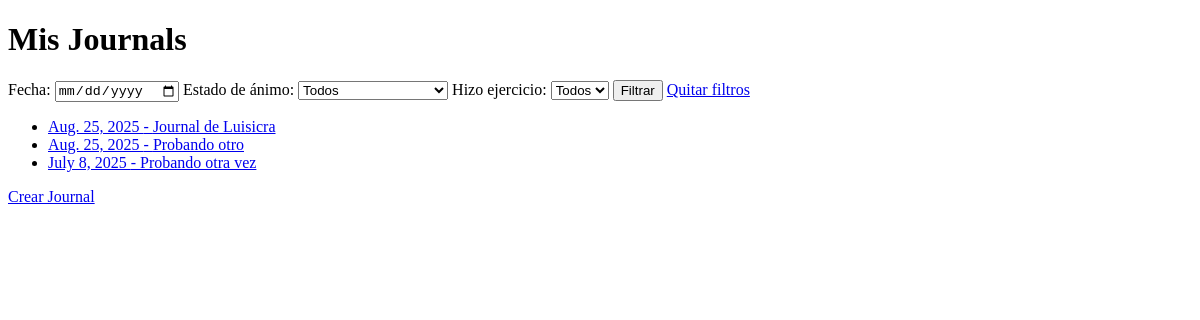
The page /journals/ (signed in) on the database as committed earlier.
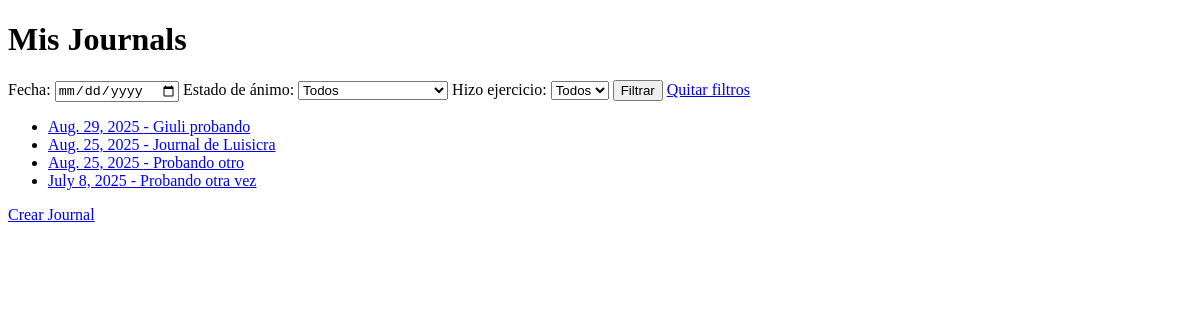
The same page on the database as committed later.
### bullet_journal/models.py (models this page shows, shortened)
class Journal(models.Model):
    user = models.ForeignKey(User, on_delete=models.CASCADE)
    date = models.DateField(blank=True, null=True)
    title = models.CharField(max_length=200, blank=True)
    content = models.TextField(blank=True, null=True)
    mood = models.CharField(max_length=50, blank=True)
    sleep_hours = models.FloatField(null=True, blank=True)
    water_glasses = models.IntegerField(null=True, blank=True)
    exercise = models.BooleanField(default=False)
    image = models.ImageField(upload_to='journal_images/', null=True, blank=True)

### bullet_journal/views/journal_views.py (the view)
# urls.py: path('journals/', journal_list, name='journal_list'),
@login_required
def journal_list(request):
    journals = Journal.objects.filter(user=request.user).order_by('-date')
    date_filter = request.GET.get('date')
    mood_filter = request.GET.get('mood')
    exercise_filter = request.GET.get('exercise')
    if date_filter:
        journals = journals.filter(date=date_filter)
    if mood_filter:
        journals = journals.filter(mood__icontains=mood_filter)
    if exercise_filter in ['true', 'false']:
        journals = journals.filter(exercise=(exercise_filter == 'true'))
    moods_disponibles = Journal.objects.filter(user=request.user).values_list('mood', flat=True).distinct()
    return render(request, 'bullet_journal/journal/list.html', {
        'journals': journals,
        'moods_disponibles': moods_disponibles,
    })

### bullet_journal/templates/bullet_journal/journal/list.html (shortened to what this page needs)
{% extends 'base.html' %}
{% block content %}
<h1>Mis Journals</h1>
<form method="get">
    <label for="date">Fecha:</label>
    <input type="date" id="date" name="date" value="{{ request.GET.date }}">
    <label for="mood">Estado de ánimo:</label>
    <select id="mood" name="mood">
        <option value="">Todos</option>
    </select>
    <label for="exercise">Hizo ejercicio:</label>
    <select id="exercise" name="exercise">
        <option value="">Todos</option>
    </select>
    <button type="submit">Filtrar</button>
    <a href="{% url 'journal_list' %}">Quitar filtros</a>
</form>
<ul>
{% for journal in journals %}
    <li>
        <a href="{% url 'journal_detail' journal.pk %}">
            {{ journal.date }} - {{ journal.title }}
        </a>
    </li>
{% empty %}
    <li>No hay journals.</li>
{% endfor %}
</ul>
<a href="{% url 'journal_create' %}">Crear Journal</a>
{% endblock %}

Rows that differ between the two databases and show on the page:
added Journal: date "Aug. 29, 2025", title "Giuli probando"
